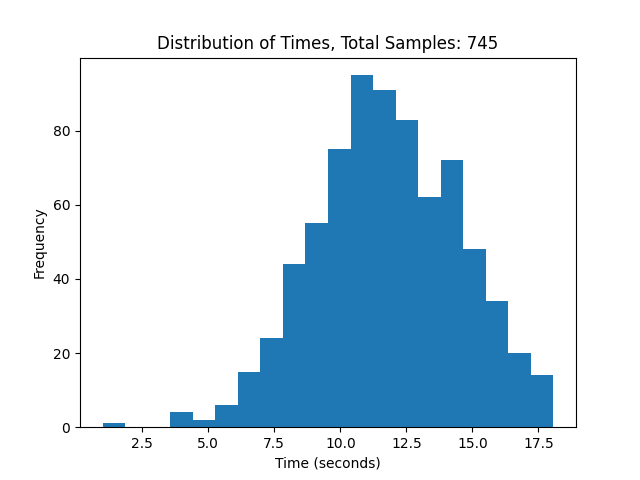

Recreate this plot in Python.
import os, json

import matplotlib.pyplot as plt

def plot_time_distribution(times, bins=20):
    """
    Plots a histogram showing the distribution of times in seconds.

    Parameters:
    - times (list of float): List of time values in seconds
    - bins (int): Number of histogram bins (default: 20)
    """
    if not times:
        raise ValueError("The list of times is empty.")

    plt.figure()
    plt.hist(times, bins=bins)
    plt.xlabel("Time (seconds)")
    plt.ylabel("Frequency")
    plt.title(f"Distribution of Times, Total Samples: {len(times)}")
    plt.show()


annotationsTotal_path = "/home/zeidan/Masters/videollm-online_fineTune_mola/annotating_mola/annotations_fromCombineMola_withSampledNumFrames_segDescSummary/vLLMonline_mola_total.json"

with open(annotationsTotal_path, "r", encoding="utf-8") as f:
    samples = json.load(f)

violent_triggerTimes = []

for sample in samples:
    if sample["numFrames_violent_segment"] > 0:
        violent_triggerTimes.append(sample["numFrames_nonviolent_segment"]/30)


plot_time_distribution(violent_triggerTimes)
